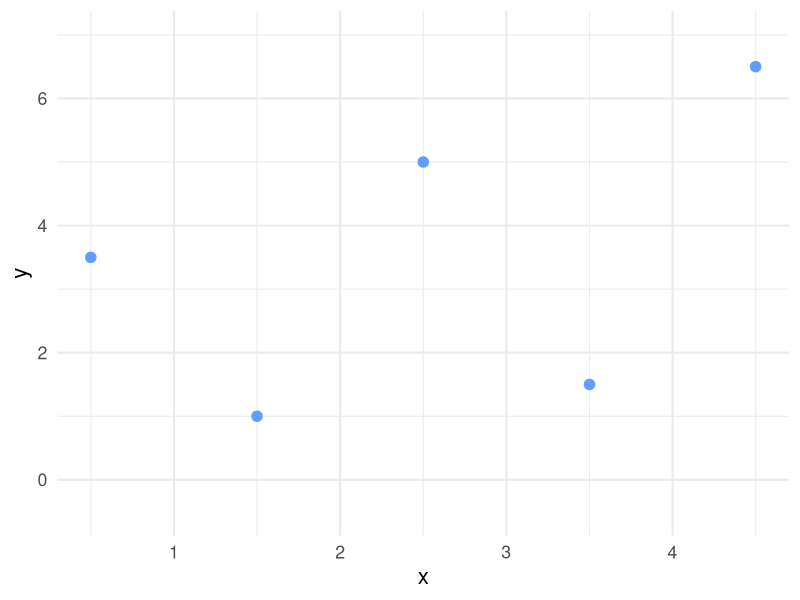
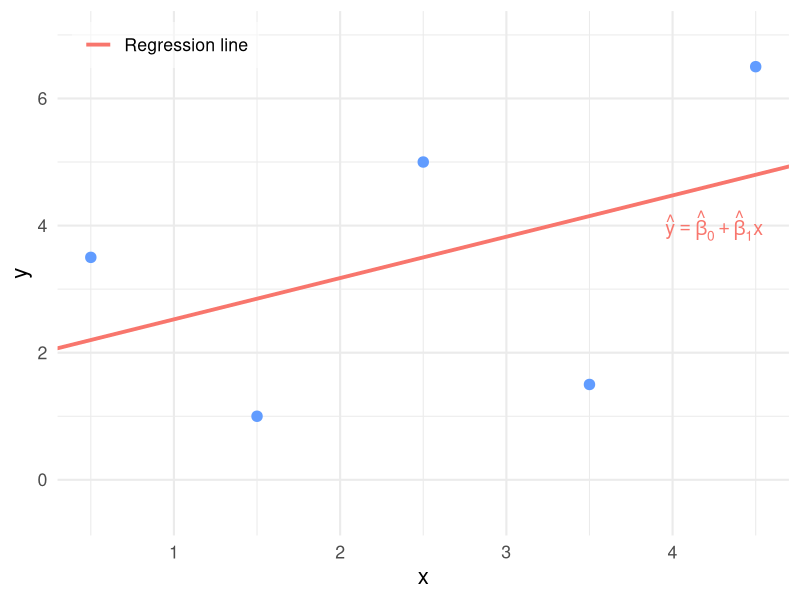
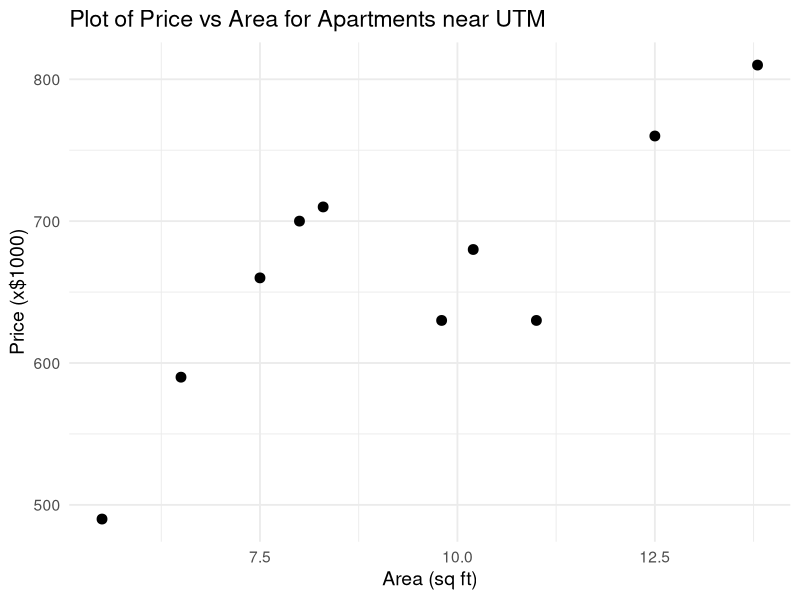
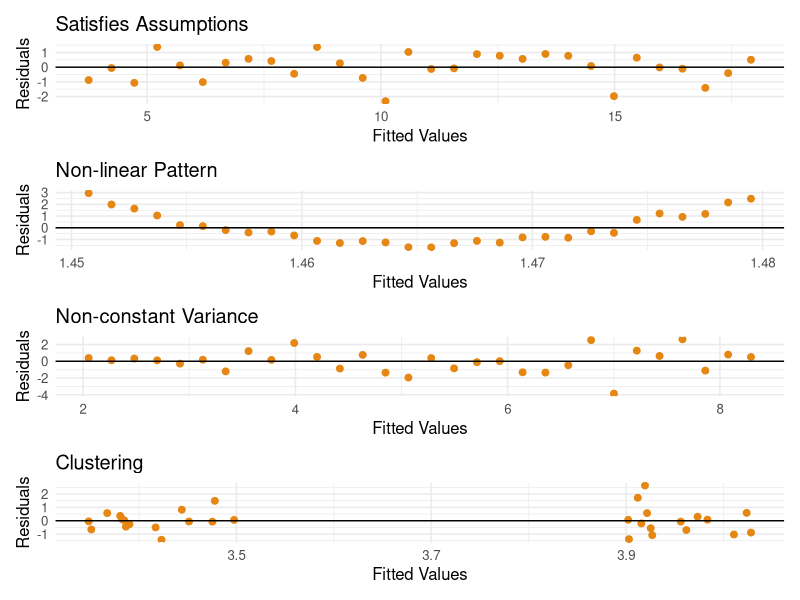

Write the R code that produced these figures, in order.
## ---- chunk 1
library(ggplot2)

# --- Same 5 points as before ---
df <- data.frame(
  x = c(0.5, 1.5, 2.5, 3.5, 4.5),
  y = c(3.5, 1.0, 5.0, 1.5, 6.5)
)

# Plot with only the points
p_points <- ggplot(df, aes(x, y)) +
  geom_point(size = 3.2, color = "#619CFF") +
  # Keep x-axis extent
  coord_cartesian(xlim = c(-0.75, 6.5)) +
  # Keep y-axis extent
  coord_cartesian(ylim = c(-0.5, 7)) +
  labs(x = "x", y = "y") +
  theme_minimal(base_size = 16)

print(p_points)
## ---- chunk 2
library(ggplot2)

# --- Reduced to 5 points with reasonably large residuals ---
df <- data.frame(
  x = c(0.5, 1.5, 2.5, 3.5, 4.5),
  y = c(3.5, 1.0, 5.0, 1.5, 6.5)
)

# Fit linear model
model <- lm(y ~ x, data = df)
b0    <- coef(model)[1]
b1    <- coef(model)[2]

# Predicted values
df$yhat <- fitted(model)

# Sample mean of y (used only for the text annotation)
ybar  <- mean(df$y)

# Create the plot (no brackets, no labels, no vertical residual lines)
p_clean <- ggplot(df, aes(x, y)) +
  # Observed points
  geom_point(size = 3.2, color = "#619CFF") +
  # Regression line (kept)
  geom_abline(aes(intercept = b0, slope = b1, color = "Regression line"),
              size = 1.3, key_glyph = draw_key_path) +
  # Annotate regression equation (kept)
  annotate("text", x = 4.25, y = 4,
           label = "hat(y) == hat(beta)[0] + hat(beta)[1]*x",
           parse = TRUE, color = "#F8766D", size = 5) +
  # Keep x-axis extent
  coord_cartesian(xlim = c(-0.75, 6.5)) +
  # Keep y-axis extent
  coord_cartesian(ylim = c(-0.5, 7)) +
  labs(x = "x", y = "y") +
  # Legend with only the regression line
  scale_color_manual(
    name   = NULL,
    values = c("Regression line" = "#F8766D"),
    breaks = c("Regression line"),
    labels = c("Regression line")
  ) +
  theme_minimal(base_size = 16) +
  theme(
    legend.position      = c(0.02, 0.98),
    legend.justification = c(0, 1),
    legend.background    = element_rect(fill = alpha("white", 0.5), color = NA),
    legend.key.width     = unit(1.5, "lines")
  )

# Display the plot
print(p_clean)
## ---- chunk 3
knitr::include_app("https://nishan-mudalige.shinyapps.io/Correlation_Shiny_App/", height = "860")
## ---- chunk 4
knitr::include_app("https://nishan-mudalige.shinyapps.io/Regression_Decomposition_of_Variation/", height = "725")
## ---- chunk 5
library(ggplot2)

# Data
area <- c(5.5, 6.5, 7.5, 8.0, 8.3, 9.8, 11.0, 12.5, 13.8, 10.2)
price <- c(490, 590, 660, 700, 710, 630, 630, 760, 810, 680)
df <- data.frame(area, price)

# Plot
ggplot(df, aes(x = area, y = price)) +
  geom_point(size = 3, color = "#000000") +
  labs(
    x = "Area (sq ft)",
    y = "Price (x$1000)",
    title = "Plot of Price vs Area for Apartments near UTM"
  ) +
  theme_minimal(base_size = 14)

## ---- chunk 6
# Load libraries
library(ggplot2)
library(patchwork)

# Common theme for all plots
theme_clean <- theme_minimal(base_size = 12)

# 1. Satisfies Assumptions
set.seed(1)
x1 <- 1:30
y1 <- 3 + 0.5 * x1 + rnorm(30, 0, 1)
model1 <- lm(y1 ~ x1)
df1 <- data.frame(Fitted = fitted(model1), Residuals = resid(model1))

p1 <- ggplot(df1, aes(Fitted, Residuals)) +
  geom_point(color = "#E68613", size = 2) +
  geom_hline(yintercept = 0, color = "#000000") +
  labs(
    title = "Satisfies Assumptions",
    x     = "Fitted Values",
    y     = "Residuals"
  ) +
  theme_clean

# 2. Non-linear Pattern
x2 <- seq(-2, 2, length.out = 30)
y2 <- x2^2 + rnorm(30, 0, 0.3)
model2 <- lm(y2 ~ x2)
df2 <- data.frame(Fitted = fitted(model2), Residuals = resid(model2))

p2 <- ggplot(df2, aes(Fitted, Residuals)) +
  geom_point(color = "#E68613", size = 2) +
  geom_hline(yintercept = 0, color = "#000000") +
  labs(
    title = "Non-linear Pattern",
    x     = "Fitted Values",
    y     = "Residuals"
  ) +
  theme_clean

# 3. Non-constant Variance
x3 <- 1:30
y3 <- 2 + 0.2 * x3 + rnorm(30, 0, sd = x3 / 10)
model3 <- lm(y3 ~ x3)
df3 <- data.frame(Fitted = fitted(model3), Residuals = resid(model3))

p3 <- ggplot(df3, aes(Fitted, Residuals)) +
  geom_point(color = "#E68613", size = 2) +
  geom_hline(yintercept = 0, color = "#000000") +
  labs(
    title = "Non-constant Variance",
    x     = "Fitted Values",
    y     = "Residuals"
  ) +
  theme_clean

# 4. Clustering
x4 <- c(rnorm(15, 3, 0.2), rnorm(15, 5, 0.2))
y4 <- 2 + 0.5 * x4 + rnorm(30, 0, 1)
model4 <- lm(y4 ~ x4)
df4 <- data.frame(Fitted = fitted(model4), Residuals = resid(model4))

p4 <- ggplot(df4, aes(Fitted, Residuals)) +
  geom_point(color = "#E68613", size = 2) +
  geom_hline(yintercept = 0, color = "#000000") +
  labs(
    title = "Clustering",
    x     = "Fitted Values",
    y     = "Residuals"
  ) +
  theme_clean

# Stack all four plots vertically
final_plot <- p1 / p2 / p3 / p4 +
  plot_layout(ncol = 1)  # one column

# Render the combined plot
print(final_plot)
